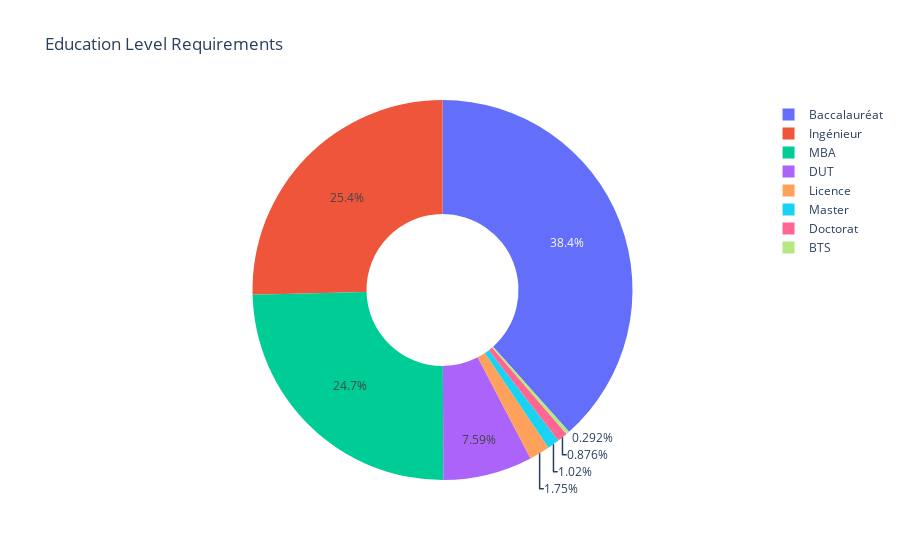

The cell this chart's notebook holds for it:
### Code cell
# Education level distribution
education_dist = df['education_level'].value_counts()

fig = px.pie(values=education_dist.values, 
            names=education_dist.index,
            title='Education Level Requirements',
            hole=0.4)
fig.show()

### Figure 1 — Plotly figure (JSON) as saved in the notebook; plotly's stock layout.template omitted (floating-point values rounded to 4 significant figures)
{"data": [{"domain": {"x": [0, 1], "y": [0, 1]}, "hole": 0.4, "hovertemplate": "label=%{label}<br>value=%{value}<extra></extra>", "labels": ["Baccalauréat", "Ingénieur", "MBA", "DUT", "Licence", "Master", "Doctorat", "BTS"], "legendgroup": "", "name": "", "showlegend": true, "type": "pie", "values": [263, 174, 169, 52, 12, 7, 6, 2]}], "layout": {"legend": {"tracegroupgap": 0}, "title": {"text": "Education Level Requirements"}}}
